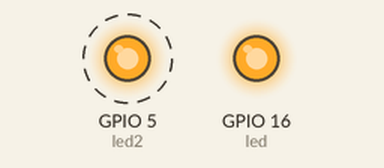
A sketch run on a simulated ESP8266 (NodeMCU). On the bench: output pins drawn as LEDs (lit = HIGH). Dashed ring = blinking. WiFi joins after 1.5 s; servers stay silent unless stated.

Above: at 3.1 s.
Timing chart, 0 to 5.7 s (numbered marks = the images above):
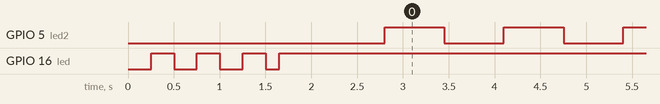

Measured:
- by itself, GPIO 5 (led2): alternates HIGH for 0.65 s and LOW for 0.65 s

The sketch:

Blink_NodemCU.ino
```cpp
#include <ESP8266WiFi.h>
#include <FirebaseArduino.h>
//#define FIREBASE_HOST "medidor-26011.firebaseio.com"
//#define FIREBASE_HOST "conexion-c2717.firebaseio.com"
//#define FIREBASE_AUTH "U0v0OJPQn37JEIyCUoxe0QqW94PjegrE6I0iutR8" //
#define FIREBASE_HOST "micasa-95e3c.firebaseio.com"
#define FIREBASE_AUTH "mpxUOlTMNKP4vw0dDgtECnPSpSjb6xa22dl3aL1q"
#define WIFI_SSID "ROMERO"                                       //modificar credenciales
#define WIFI_PASSWORD "romero2016"

//FirebaseArduino FirebaseStream;

int led = 16;
int led2 = 5;
String msj1 = "Conectado";
String msj2 = "uno";
String msj3 = "dos";
int uno = 1;
int cero = 0;


void setup()
{
  pinMode(led, OUTPUT);
  pinMode(led2, OUTPUT);
  Serial.begin(9600);
  WiFi.begin(WIFI_SSID, WIFI_PASSWORD); // connect to wifi.
  while (WiFi.status() != WL_CONNECTED)
  {
    delay(250);
    digitalWrite(led, HIGH);
    delay(250);
    digitalWrite(led, LOW);
  }
  Firebase.begin(FIREBASE_HOST, FIREBASE_AUTH);
  //Firebase.begin(FIREBASE_HOST, FIREBASE_AUTH);
  //Firebase.stream("/scores/latest/score/score");
  if (Firebase.failed()) {
    Serial.println("error conexion");
    Serial.println(Firebase.error());
  }
  Firebase.setString("mensaje", msj1);
  digitalWrite(led, HIGH);
  delay(1000);
  if (Firebase.failed()) {
    Serial.println("streaming error");
    Serial.println(Firebase.error());
  }

}

void loop()
{
  Firebase.setInt("rele1", uno);
  digitalWrite(led2, HIGH);
  if (Firebase.failed()) {
    Serial.println("error streaming");
    Serial.println(Firebase.error());
  }

  delay(500);
  Firebase.setInt("rele1", cero);
  digitalWrite(led2, LOW);
  delay(500);
  if (Firebase.failed()) {
    Serial.println("error streaming");
    Serial.println(Firebase.error());
  }

}
```
